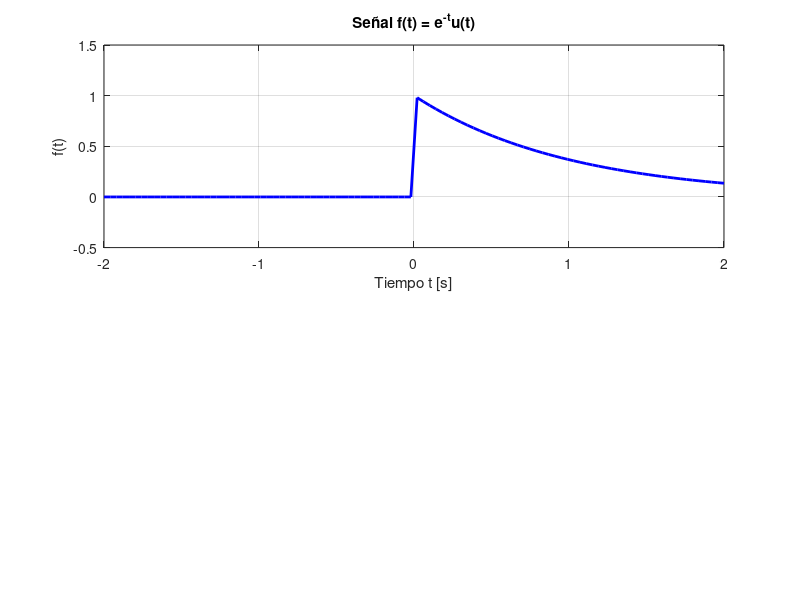

This chart was generated by the following MATLAB code: (Note: this script raises an error after producing the figure.)
% Vector de tiempo:
t = linspace(-2, 2);


% función escalón
function y = u(t)
y = (t >= 0)

end

% función f(t)
function y = f(t)
y = exp(-t) .* u(t)

end

% Señales:

f1 = f(t);
y1 = f(-t);


% Señal f(t) 
subplot(2, 1, 1)
plot(t, f1, 'b', 'LineWidth', 2)
xlabel('Tiempo t [s]')
ylabel('f(t)')
title('Señal f(t) = e^{-t}u(t)')
grid on
ylim([-0.5 1.5])
yline(0, 'k--')

% Señal y(t) = f(-t)
subplot(2, 1, 2)
plot(t, y1, 'r', 'LineWidth', 2)
xlabel('Tiempo t [s]')
ylabel('y(t)')
title('Señal y(t) = f(-t)')
grid on
ylim([-0.5 1.5])
yline(0, 'k--')

%{
La reflexión temporal de una exponencial causal deja de ser causal porque,
al reemplazar t por -t, la señal se invierte con respecto al eje vertical.
Originalmente la señal f(t) es causal debido a que el escalón unitario
hace que su valor sea cero para todo t<0, por lo que la señal existe a
a partir de t=0. Sin embargo, la reflexión provoca que la señal sea
diferente de cero unicamente para los valores t<=0. Es decir que toda la
parte que inicialmente se encontraba a la derecha del origen, pasó a
ubicarse a la izquierda 
%}
